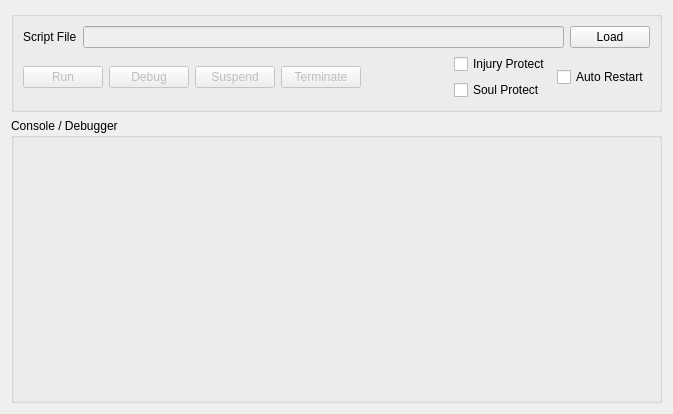
<?xml version="1.0" encoding="UTF-8"?>
<ui version="4.0">
 <class>ScriptForm</class>
 <widget class="QWidget" name="ScriptForm">
  <property name="geometry">
   <rect>
    <x>0</x>
    <y>0</y>
    <width>673</width>
    <height>414</height>
   </rect>
  </property>
  <property name="acceptDrops">
   <bool>true</bool>
  </property>
  <property name="windowTitle">
   <string/>
  </property>
  <layout class="QVBoxLayout" name="verticalLayout">
   <item>
    <widget class="QGroupBox" name="groupBox">
     <property name="title">
      <string/>
     </property>
     <layout class="QVBoxLayout" name="verticalLayout_2">
      <property name="spacing">
       <number>6</number>
      </property>
      <item>
       <layout class="QHBoxLayout" name="horizontalLayout_2">
        <item>
         <widget class="QLabel" name="label">
          <property name="text">
           <string>Script File</string>
          </property>
         </widget>
        </item>
        <item>
         <widget class="QLineEdit" name="lineEdit_scriptPath">
          <property name="enabled">
           <bool>false</bool>
          </property>
         </widget>
        </item>
        <item>
         <widget class="QPushButton" name="pushButton_load">
          <property name="sizePolicy">
           <sizepolicy hsizetype="Fixed" vsizetype="Fixed">
            <horstretch>0</horstretch>
            <verstretch>0</verstretch>
           </sizepolicy>
          </property>
          <property name="text">
           <string>Load</string>
          </property>
         </widget>
        </item>
       </layout>
      </item>
      <item>
       <layout class="QHBoxLayout" name="horizontalLayout">
        <item>
         <widget class="QPushButton" name="pushButton_run">
          <property name="enabled">
           <bool>false</bool>
          </property>
          <property name="sizePolicy">
           <sizepolicy hsizetype="Fixed" vsizetype="Fixed">
            <horstretch>0</horstretch>
            <verstretch>0</verstretch>
           </sizepolicy>
          </property>
          <property name="text">
           <string>Run</string>
          </property>
         </widget>
        </item>
        <item>
         <widget class="QPushButton" name="pushButton_debug">
          <property name="enabled">
           <bool>false</bool>
          </property>
          <property name="sizePolicy">
           <sizepolicy hsizetype="Fixed" vsizetype="Fixed">
            <horstretch>0</horstretch>
            <verstretch>0</verstretch>
           </sizepolicy>
          </property>
          <property name="text">
           <string>Debug</string>
          </property>
         </widget>
        </item>
        <item>
         <widget class="QPushButton" name="pushButton_suspend">
          <property name="enabled">
           <bool>false</bool>
          </property>
          <property name="sizePolicy">
           <sizepolicy hsizetype="Fixed" vsizetype="Fixed">
            <horstretch>0</horstretch>
            <verstretch>0</verstretch>
           </sizepolicy>
          </property>
          <property name="text">
           <string>Suspend</string>
          </property>
         </widget>
        </item>
        <item>
         <widget class="QPushButton" name="pushButton_term">
          <property name="enabled">
           <bool>false</bool>
          </property>
          <property name="sizePolicy">
           <sizepolicy hsizetype="Fixed" vsizetype="Fixed">
            <horstretch>0</horstretch>
            <verstretch>0</verstretch>
           </sizepolicy>
          </property>
          <property name="text">
           <string>Terminate</string>
          </property>
         </widget>
        </item>
        <item>
         <widget class="QLabel" name="label_status">
          <property name="text">
           <string/>
          </property>
          <property name="alignment">
           <set>Qt::AlignRight|Qt::AlignTrailing|Qt::AlignVCenter</set>
          </property>
         </widget>
        </item>
        <item>
         <spacer name="horizontalSpacer">
          <property name="orientation">
           <enum>Qt::Horizontal</enum>
          </property>
          <property name="sizeType">
           <enum>QSizePolicy::Expanding</enum>
          </property>
          <property name="sizeHint" stdset="0">
           <size>
            <width>40</width>
            <height>20</height>
           </size>
          </property>
         </spacer>
        </item>
        <item>
         <layout class="QVBoxLayout" name="verticalLayout_4">
          <property name="spacing">
           <number>6</number>
          </property>
          <item>
           <widget class="QCheckBox" name="checkBox_injuryProt">
            <property name="sizePolicy">
             <sizepolicy hsizetype="Minimum" vsizetype="Fixed">
              <horstretch>0</horstretch>
              <verstretch>0</verstretch>
             </sizepolicy>
            </property>
            <property name="text">
             <string>Injury Protect</string>
            </property>
           </widget>
          </item>
          <item>
           <widget class="QCheckBox" name="checkBox_soulProt">
            <property name="sizePolicy">
             <sizepolicy hsizetype="Minimum" vsizetype="Fixed">
              <horstretch>0</horstretch>
              <verstretch>0</verstretch>
             </sizepolicy>
            </property>
            <property name="text">
             <string>Soul Protect</string>
            </property>
           </widget>
          </item>
         </layout>
        </item>
        <item>
         <layout class="QVBoxLayout" name="verticalLayout_3">
          <item>
           <widget class="QCheckBox" name="checkBox_autorestart">
            <property name="text">
             <string>Auto Restart</string>
            </property>
           </widget>
          </item>
         </layout>
        </item>
       </layout>
      </item>
     </layout>
    </widget>
   </item>
   <item>
    <widget class="QGroupBox" name="groupBox_2">
     <property name="sizePolicy">
      <sizepolicy hsizetype="Preferred" vsizetype="Expanding">
       <horstretch>0</horstretch>
       <verstretch>0</verstretch>
      </sizepolicy>
     </property>
     <property name="title">
      <string>Console / Debugger</string>
     </property>
     <layout class="QVBoxLayout" name="verticalLayout_5">
      <item>
       <layout class="QVBoxLayout" name="verticalLayout_debug"/>
      </item>
     </layout>
    </widget>
   </item>
  </layout>
 </widget>
 <resources/>
 <connections/>
</ui>
